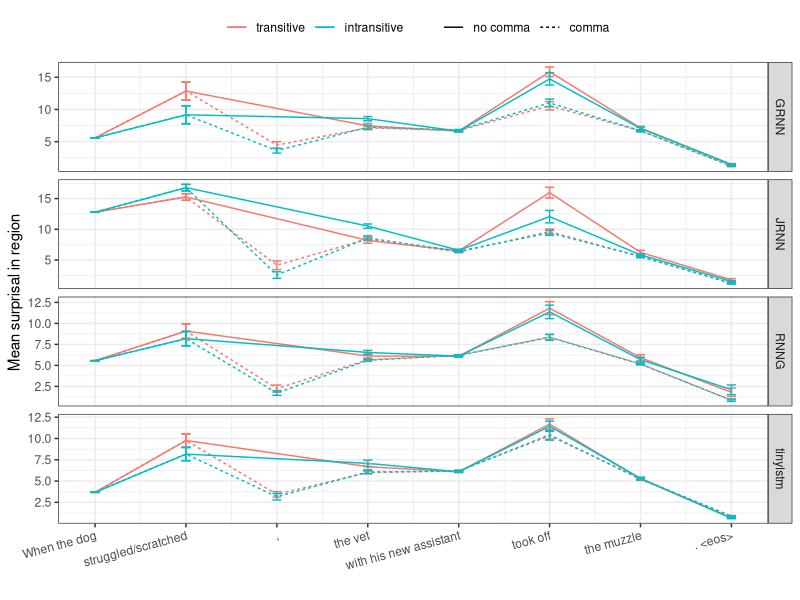
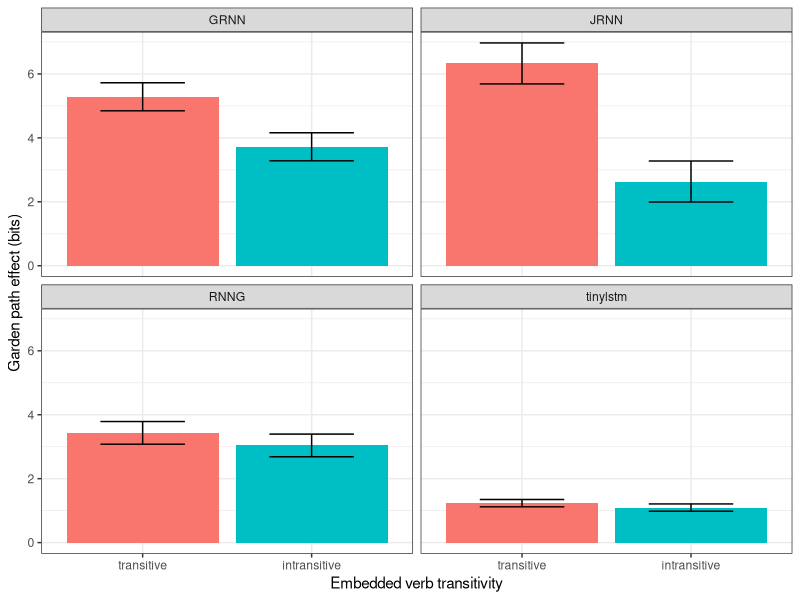

These figures' R source, in order:
## ---- chunk 1
rm(list = ls())
library(tidyverse)
library(lme4)
library(lmerTest)
library(plotrix)

REGION_ORDER = c("Start", "Embedded Verb", "Blocker", "Comma", "NP/Z", "Extension", "Verb", "Rest", "End")
REGION_EXEMPLARS = c("When the dog", "struggled/scratched", "his owner", ",", "the vet", "with his new assistant", "took off", "the muzzle", ". <eos>")
NUM_REGIONS = length(REGION_ORDER)

REGION_ORDER_NOBLOCKER = c("Start", "Embedded Verb", "Comma", "NP/Z", "Extension", "Verb", "Rest", "End")
REGION_EXEMPLARS_NOBLOCKER = c("When the dog", "struggled/scratched", ",", "the vet", "with his new assistant", "took off", "the muzzle", ". <eos>")
NUM_REGIONS_NOBLOCKER = length(REGION_ORDER_NOBLOCKER)

REGION_ORDER_NOCOMMA = c("Start", "Embedded Verb", "Blocker", "NP/Z", "Extension", "Verb", "Rest", "End")
REGION_EXEMPLARS_NOCOMMA = c("When the dog", "struggled/scratched", "his owner", "the vet", "with his new assistant", "took off", "the muzzle", ". <eos>")
NUM_REGIONS_NOCOMMA = length(REGION_ORDER_NOCOMMA)

rename_LSTM = function(d) {
  d %>% mutate(LSTM=if_else(LSTM == "gulordava", "GRNN", 
                    if_else(LSTM == "google", "JRNN",
                    if_else(LSTM == "rnng", "RNNG", LSTM))))
}


add_numeric_predictors <- function(d) {
  d %>%
    mutate(transitivity.numeric=if_else(transitivity=="transitive",1,-1),
           length.numeric=if_else(length == "short", -1, 1),
           comma.numeric=if_else(comma == "comma", 1, -1),
           blocker.numeric=if_else(blocker == "blocker", 1, -1))
           
}

d = read_csv("tests/combined_results_with_rnng_and_tinylstm.csv") %>%
  #select(-X1) %>%
  separate(condition, sep="_", into=c("transitivity", "length", "comma", "blocker")) %>%
  mutate(region=if_else(region == "Intransitive Verb", "Embedded Verb", region)) %>%
  mutate(region=if_else(region == "Transitive Verb", "Embedded Verb", region)) %>%
  mutate(region=factor(region, levels=REGION_ORDER)) %>%
  rename(LSTM=model) %>%
  mutate(unk=unk=="True",
         final=final=="True")


d_agg = d %>% 
  rename_LSTM() %>% 
  group_by(sent_index, region, transitivity, length, comma, blocker, LSTM) %>%  # get sum surprisal per region
    summarise(surprisal=mean(surprisal),
              unk=any(unk)) %>%
    ungroup() %>% 
  mutate(blocker=factor(blocker, levels=c("noblocker", "blocker")),
         transitivity=factor(transitivity, levels=c("transitive", "intransitive"))) %>%
  filter(!unk) 


dc = d_agg %>% filter(region == "Verb") %>% add_numeric_predictors() # critical region

## ---- chunk 2

d_by_region = d_agg %>% 
  group_by(LSTM, region, sent_index) %>%
    mutate(item_mean=mean(surprisal)) %>%
    ungroup() %>%
  group_by(LSTM, region, transitivity, length, comma, blocker) %>%
    summarise(m=mean(surprisal),
              s=std.error(surprisal-item_mean),
              upper=m + 1.96*s,
              lower=m - 1.96*s) %>%
    ungroup() 

d_by_region %>%
  filter(length == "long", blocker == "noblocker") %>%
  mutate(region=factor(region, levels=REGION_ORDER_NOBLOCKER),
         region=as.numeric(region)) %>% 
  mutate(comma=if_else(comma == "nocomma", "no comma", "comma"),
         comma=factor(comma, levels=c("no comma", "comma"))) %>%
  ggplot(aes(x=region, y=m, ymax=upper, ymin=lower, color=transitivity, linetype=comma)) +
    geom_line() +
    geom_errorbar(linetype="solid", width=.1) +
    scale_x_continuous(breaks=seq(1, NUM_REGIONS_NOBLOCKER), labels=REGION_EXEMPLARS_NOBLOCKER) +
    theme_bw() +
    theme(axis.text.x = element_text(angle=15, hjust=1)) +
    xlab("") +
    ylab("Mean surprisal in region") +
    labs(color="", linetype="") +
    facet_grid(LSTM~., scale="free_y") +
    theme(legend.position="top")

ggsave("npz_transitivity.pdf", width=6, height=5)
  
## ---- chunk 3
d_effect = d_agg %>%
  filter(region == "Verb") %>%
  filter(length == "long", blocker == "noblocker") %>%
  spread(comma, surprisal) %>%
  mutate(effect=nocomma-comma) %>%
  group_by(sent_index, LSTM) %>%
    mutate(item_mean=mean(effect)) %>%
    ungroup() %>%
  group_by(transitivity, LSTM) %>%
    summarise(m=mean(effect),
              s=std.error(effect - item_mean),
              upper=m+1.96*s,
              lower=m-1.96*s) %>%
    ungroup()

d_effect %>%
  ggplot(aes(x=transitivity, y=m, ymin=lower, ymax=upper, fill=transitivity)) +
    geom_bar(stat="identity", position="dodge") +
    geom_errorbar(width=.5) +
    facet_wrap(~LSTM) +
    ylab("Garden path effect (bits)") +
    xlab("Embedded verb transitivity") +
    theme_bw() +
    theme(legend.position="none")

ggsave("npz_effect.pdf", width=4, height=4)

## ---- chunk 4

mj.l = lmer(surprisal ~ comma.numeric + (1|sent_index), 
          data=filter(dc, LSTM == "JRNN", length == "long", blocker == "noblocker"))
mg.l = lmer(surprisal ~ comma.numeric + (1|sent_index), 
          data=filter(dc,  LSTM == "GRNN", length == "long", blocker == "noblocker"))
mr.l = lmer(surprisal ~ comma.numeric + (1|sent_index), 
          data=filter(dc, LSTM == "RNNG", length == "long", blocker == "noblocker"))
mt.l = lmer(surprisal ~ comma.numeric + (1|sent_index), 
          data=filter(dc, LSTM == "tinylstm", length == "long", blocker == "noblocker"))


summary(mj.l)
summary(mg.l)
summary(mr.l)
summary(mt.l)


## ---- chunk 5

mji.l = lmer(surprisal ~ comma.numeric * transitivity.numeric + (comma.numeric + transitivity.numeric|sent_index), 
          data=filter(dc, LSTM == "JRNN", length == "long", blocker == "noblocker"))
mgi.l = lmer(surprisal ~ comma.numeric * transitivity.numeric + (comma.numeric + transitivity.numeric|sent_index), 
          data=filter(dc,  LSTM == "GRNN", length == "long", blocker == "noblocker"))
mri.l = lmer(surprisal ~ comma.numeric * transitivity.numeric + (comma.numeric + transitivity.numeric|sent_index), 
          data=filter(dc, LSTM == "RNNG", length == "long", blocker == "noblocker"))
mti.l = lmer(surprisal ~ comma.numeric * transitivity.numeric + (comma.numeric + transitivity.numeric|sent_index), 
          data=filter(dc, LSTM == "tinylstm", length == "long", blocker == "noblocker"))


summary(mji.l)
summary(mgi.l)
summary(mri.l)
summary(mti.l)
